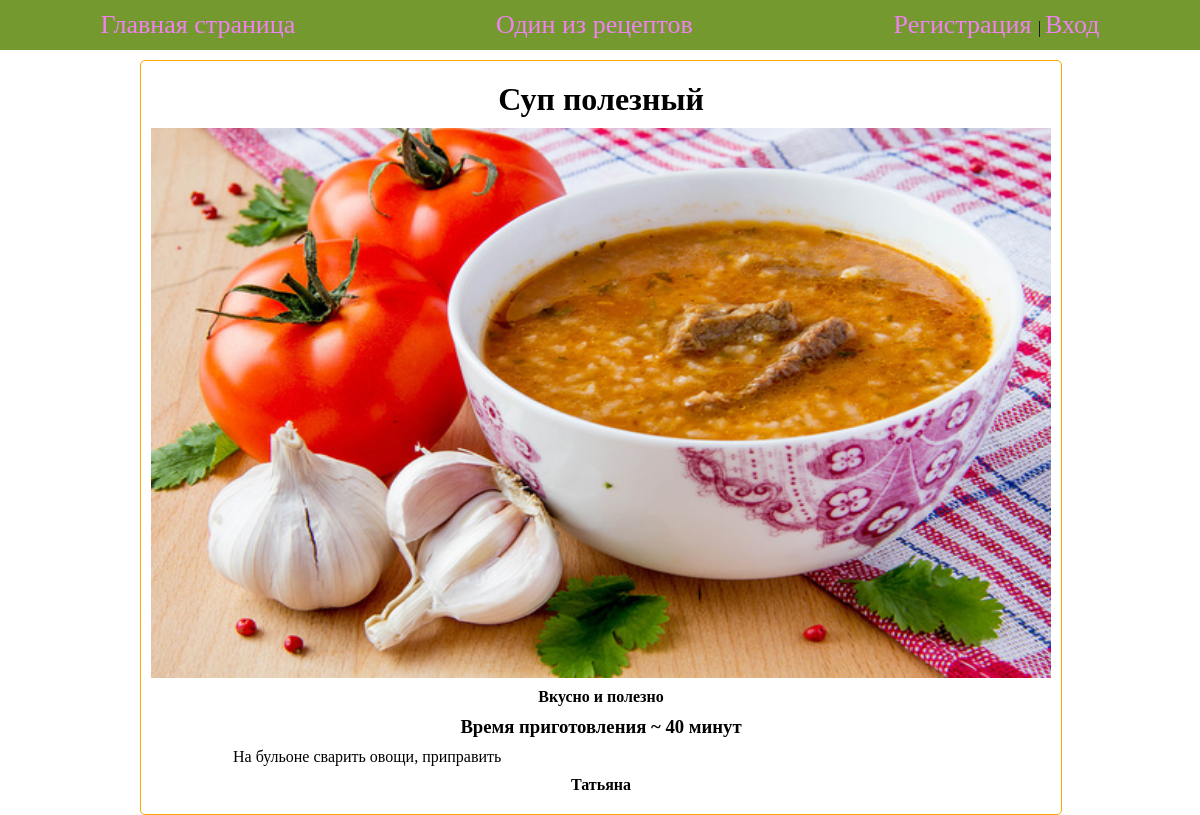
The page /random/ on the database its author committed.
### cookapp/models.py (models this page shows, shortened)
class RecipeModel(models.Model):
    title = models.CharField(max_length=200)
    description = models.TextField()
    steps = models.TextField()
    time = models.CharField(max_length=20)
    image = models.ImageField()
    author = models.ForeignKey(User, blank=True, null=True, on_delete=models.CASCADE)
    cathegories = models.ManyToManyField(CathegoryModel, default='new')

### cookapp/views.py (the view)
# urls.py: path('random/', one_recipe, name='one_recipe'),
def one_recipe(request):
    all_recipes = RecipeModel.objects.all()
    number = randint(1, len(all_recipes))
    recipe = RecipeModel.objects.get(pk=number)
    context = {'recipe': recipe}
    return render(request,'full_recipe.html', context)

### cookapp/templates/full_recipe.html (shortened to what this page needs)
{% extends 'base.html' %}
{% block content %}
    <div class="full_recipe_card">
        <h1>{{ recipe.title}}</h1>
        <img src="{{ MEDIA_URL }}{{recipe.image.url}}" width="900" height="550" alt="фото">
        <h4>{{ recipe.description }}</h4>
        <h3>Время приготовления ~ {{ recipe.time }}</h3>
        <div style="width: 80%;"><p>{{ recipe.steps }}</p></div>
        <h4>{{ recipe.author }}</h4>
    </div>
{% endblock %}

### cookapp/static/style.css (style rules this page uses)
* { margin: 0; padding: 0; }
.full_recipe_card { padding: 20px 0 20px 0; width: 920px; margin-left: calc((100% - 920px) / 2); margin-top: 10px; display: flex; flex-direction: column; align-items: center; row-gap: 10px; border: 1px solid orange; border-radius: 5px; }

### rows shown on the page
RecipeModel: title "Суп полезный", image (picture), description "Вкусно и полезно", time "40 минут", steps "На бульоне сварить овощи, приправить", author "Татьяна"
